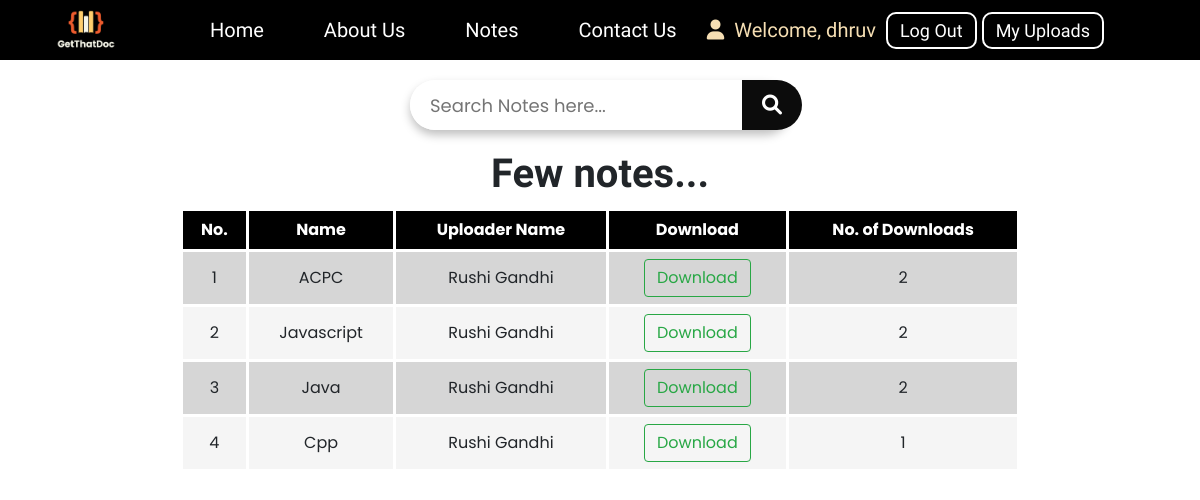
The app's page /notes.php (signed in) with its own data.
### tables this page shows
CREATE TABLE `fileupload` (
  `id` int(11) NOT NULL,
  `file` varchar(256) NOT NULL,
  `size` varchar(256) NOT NULL,
  `user_name` varchar(20) DEFAULT NULL,
  `fname` varchar(256) NOT NULL,
  `lname` varchar(256) NOT NULL,
  `title` varchar(256) NOT NULL,
  `filepath` varchar(256) NOT NULL,
  `downloads` int(255) NOT NULL DEFAULT 0
);

### notes.php (the view, shortened to what this page needs)
<?php
include './db_connect/config.php';
if(isset($_SESSION['loggedin']) && $_SESSION['loggedin']==true){?>
<!DOCTYPE html>
<html lang="en">
<head>
    <link rel="stylesheet" href="https://cdn.jsdelivr.net/npm/bootstrap@4.0.0/dist/css/bootstrap.min.css">
    <link rel="stylesheet" href="https://cdnjs.cloudflare.com/ajax/libs/font-awesome/6.0.0/css/all.min.css" />
    <link rel="stylesheet" href="./css/nav.css">
    <link rel="stylesheet" href="./css/notes.css">
</head>
<body>
        <nav class="navbar h-nav">
        <div id="logo">
            <a href="home.php"><img src="./images/GetThatDoc.png" alt="Our logo"></a>
        </div>
        <ul class="nav-items v-class">
            <li><a href="home.php">Home</a></li>
            <li><a href="aboutus.php">About Us</a></li>
            <li><a href="notes.php">Notes</a></li>
            <li><a href="contact.php">Contact Us</a></li>
        </ul>
        <div class="buttons v-class">
            <?php
              if(isset($_SESSION['loggedin']) && $_SESSION['loggedin']==true){
                $user_display = $_SESSION['username'];
                echo '<div id="main-wpr">';
                echo '<i class="fa fa-user" aria-hidden="true"></i>';
                echo "<span>Welcome, $user_display</span>";
                echo '<div>';
                echo '<a href="logout.php"><button id="logout" >Log Out</button></a>';
                echo '<a href="viewuploads.php"><button id="myupload" >My Uploads</button></a>';
                echo '</div>';
                echo '</div>';
              }
              else{
                echo '<a href="login.php"><button id="login">Login</button></a>';
                echo ' <a href="signup.php"><button id="signup">Sign Up</button></a>';
              }
            ?>
        </div>
    </nav>
    <div class="box">
      <div class="search-box">
        <form action="notes.php" method="get">
        <input type="text" placeholder="Search Notes here..." name="search">
        <label for="check" class="icon">
          <button type="submit" name="submit"><i class="fas fa-search"></i></button>
        </label>
        </form>
      </div>
   </div>
   <table>
    <?php
    echo '<thead>';
        echo '<tr id="header">';
        echo '<th>No.</th>';
        echo "<th>Name</th>";
        echo "<th>Uploader Name</th>";
        echo '<th>Download</th>';
        echo '<th>No. of Downloads</th>';
        echo '</tr>';
        echo '</thead>';
        echo '<tbody>';
        if(isset($_GET['search'])){
          $query = $_GET['search'];
          $query = $link -> real_escape_string($query);
          $sql = "select * from fileupload where (title like '%".$query."%')";
          $row = mysqli_query($link,$sql);
          $result = mysqli_num_rows($row);
          if($result>0){
              $count=1;
                $min=0.01;
                $max=0.1;
                $time =  "Found " . $result . " results in 0.0" . rand(1,10). " "."seconds";
                $showError = '<div style="position:relative; color:#787878; text-align:center; margin-top: 40px; margin-bottom: 10px;">'.$time.'</div>';
                echo $showError;
              while($res = mysqli_fetch_array($row)){
                $name = $res['fname'] . " ";
                $fullname = $name . $res['lname'];
                echo '<tr>';
                  echo '<td data-label="No.">'.$res['id'].'</td>';
                  echo '<td data-label="Name">'.$res['title'].'</td>';
                  echo '<td data-label="Uploader Name">'.$fullname.'</td>';
                  echo '<td data-label="Download">
                        <form action="download_update.php" method="POST">
                        <a href="' . $res['filepath'] .'" target="_blank" ><button class="btn btn-outline-success" name="dwn">Download</button></a>
                        <input type="hidden" name="id" value="' . $res['id'] . '">
                        <input type="hidden" name="file-path" value="' . $res['filepath'] . '">
                        <input type="hidden" name="downloads" value="' . $res['downloads'] . '">
                        </form>
                        </td>';
                  echo '<td data-label="No. of Downloads">'. $res['downloads'].'</td>';
                echo '</tr>';
              }
              echo '</tbody>';
          }
          else {
            $showError = '<div style="position:relative; color:red; text-align:center; margin-top: 40px; margin-bottom: 10px;">No results Found.</div>';
            echo $showError;
          }
        }
        else{
      ?>
        <?php
        echo '<h1 id="notes-head">Few notes...</h1>';
        $sql="SELECT * FROM fileupload";
        $query=mysqli_query($link, $sql);
        $count=0;
        while ($res=mysqli_fetch_array($query)) {
            $count++;
            $name = $res['fname'] . " ";
            $fullname = $name . $res['lname'];
            echo '<tr>';
              echo '<td data-label="No.">'.$count.'</td>';
              echo '<td data-label="Name">'.$res['title'].'</td>';
              echo '<td data-label="Uploader Name">'.$fullname.'</td>';
              echo '<td data-label="Download">
                      <form action="download_update.php" method="POST">
                      <a href="' . $res['filepath'] .'" target="_blank" ><button class="btn btn-outline-success" name="dwn">Download</button></a>
                      <input type="hidden" name="id" value="' . $res['id'] . '">
                      <input type="hidden" name="file-path" value="' . $res['filepath'] . '">
                      <input type="hidden" name="downloads" value="' . $res['downloads'] . '">
                      </form>
                    </td>';
              echo '<td data-label="No. of Downloads">'.$res['downloads'].'</td>';
            echo '</tr>';
          }
          echo '</tbody>';
            ?>
        <?php
        }
        ?>
    </table>
</body>
</html>
<?php }
else {
  echo '<script>alert("Kindly Login to Download Notes");
        window.location.href="http://localhost/GetThatDoc/login.php";
        </script>';
}
?>

### css/nav.css (style rules this page uses)
* { box-sizing: border-box; margin: 0; padding: 0; }
.navbar { display: flex; height: 60px; background-color: black; align-items: center; }
.nav-items { display: flex; position: absolute; left: 15%; margin-bottom: 0; }
.nav-items li { list-style: none; }
.nav-items li a { text-decoration: none; color: white; font-family: 'Truculenta', sans-serif; font-size: 20px; padding: 16px 10px; margin-inline: 20px; }
#logo { position: absolute; left: 3%; }
#logo a { display: flex; align-items: center; position: relative; left: 3%; top: 2px; }
#logo img { position: absolute; width: 100px; height: 100px; }
.buttons { position: absolute; right: 8%; }
#signup, #logout, #myupload { padding: 3px 12px; font-family: 'Truculenta', sans-serif; color: white; background-color: black; border: 2px solid white; border-radius: 10px; font-size: 18px; }
#myupload { margin-left: 5px; }
.navbar { position: sticky; top: 0; z-index: 10; }
span { color: wheat; padding-inline: 10px; font-size: 20px; font-family: 'Truculenta', sans-serif; }
.fa-user:before { content: "\f007"; font-size: 20px; color: wheat; }
#main-wpr { display: flex; justify-content: center; align-items: center; }

### css/notes.css (style rules this page uses)
* { margin: 0; padding: 0; box-sizing: border-box; font-family: 'Poppins',sans-serif; }
table { margin: auto; }
a { text-decoration: none; }
.box { width: 100%; position: relative; top: 20px; }
.box .search-box { position: relative; height: 50px; margin: auto; box-shadow: 0 5px 10px rgba(0, 0, 0, 0.25); border-radius: 25px; transition: all 0.3s ease; }
.search-box { max-width: 380px; }
.search-box input { position: absolute; height: 100%; width: 100%; border-radius: 25px; background: #fff; outline: none; border: none; padding-left: 20px; font-size: 18px; }
.search-box .icon { position: absolute; right: -2px; top: 0; width: 50px; background: #FFF; height: 100%; text-align: center; line-height: 50px; color: #151414; font-size: 20px; border-radius: 25px; }
.search-box button { border: none; background: #0c0c0c; color: #FFF; width: 60px; border-radius: 0 25px 25px 0; }
#notes-head { position: relative; margin-bottom: 10px; margin-top: 40px; font-family: 'Truculenta', sans-serif; font-weight: bolder; text-align: center; }
table, th, td { border: 3px solid rgb(255, 255, 255); border-collapse: collapse; }
th, td { padding: 7px 8px; text-align: center; }
tr:nth-child(even) { background-color: whitesmoke; }
tr:nth-child(odd) { background-color: #d6d6d6; }
thead tr th { background-color: #000000; color: white; }
tr { transition: all .2s ease-in; cursor: pointer; }
@media screen and (min-width:1200px) { table { width: 70%; } }

### records on screen
fileupload: title "ACPC", fullname "Rushi Gandhi", downloads "2"
fileupload: title "Javascript", fullname "Rushi Gandhi", downloads "2"
fileupload: title "Java", fullname "Rushi Gandhi", downloads "2"
fileupload: title "Cpp", fullname "Rushi Gandhi", downloads "1"

### other values on screen
$user_display "dhruv"
